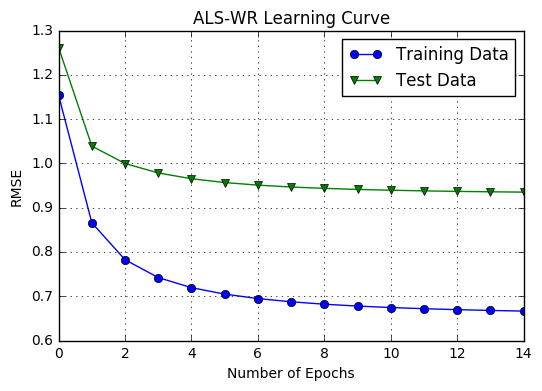

This figure's Python source:
# recommender system implementing ALS
# Timothy Pilien

import numpy as np
import pandas as pd
header = ['user_id', 'item_id', 'rating', 'timestamp']
df = pd.read_csv('./ml-100k/u.data', sep='\t', names=header)
n_users = df.user_id.unique().shape[0]
n_items = df.item_id.unique().shape[0]
print 'Users = ' + str(n_users) + ' | Movies = ' + str(n_items)

from sklearn import cross_validation as cv
train_data, test_data = cv.train_test_split(df, test_size=0.25)

train_data = pd.DataFrame(train_data)
test_data = pd.DataFrame(test_data)

R = np.zeros((n_users, n_items))
for line in train_data.itertuples():
  R[line[1]-1, line[2]-1] = line[3]

T = np.zeros((n_users, n_items))
for line in test_data.itertuples():
  T[line[1]-1, line[2]-1] = line[3]

I = R.copy()
I[I > 0] = 1
I[I == 0] = 0

I2 = T.copy()
I2[I2 > 0] = 1
I2[I2 == 0] = 0

def rmse(I, R, Q, P):
  return np.sqrt(np.sum((I * (R - np.dot(P.T, Q)))**2)/len(R[R > 0]))

lmbda = 0.1
k = 20
m, n = R.shape
n_epochs = 15

P = 3 * np.random.rand(k, m)
Q = 3 * np.random.rand(k, n)
Q[0,:] = R[R != 0].mean(axis=0)
E = np.eye(k)

train_errors = []
test_errors = []

for epoch in range(n_epochs):
  for i, Ii in enumerate(I):
    nui = np.count_nonzero(Ii)
    if (nui == 0): nui = 1

    Ai = np.dot(Q, np.dot(np.diag(Ii), Q.T)) + lmbda * nui * E
    Vi = np.dot(Q, np.dot(np.diag(Ii), R[i].T))
    P[:,i] = np.linalg.solve(Ai, Vi)
  
  for j, Ij in enumerate(I.T):
    nmj = np.count_nonzero(Ij)
    if (nmj == 0): nmj = 1

    Aj = np.dot(P, np.dot(np.diag(Ij), P.T)) + lmbda * nmj * E
    Vj = np.dot(P, np.dot(np.diag(Ij), R[:,j]))
    Q[:,j] = np.linalg.solve(Aj, Vj)

  train_rmse = rmse(I, R, Q, P)
  test_rmse = rmse(I2, T, Q, P)
  train_errors.append(train_rmse)
  test_errors.append(test_rmse)

  print "[Epoch %d/%d] train error: %f, test error: %f" \
  %(epoch+1, n_epochs, train_rmse, test_rmse)

print "Algorithm Converged"

import matplotlib.pyplot as plt
%matplotlib inline

plt.plot(range(n_epochs), train_errors, marker='o', label='Training Data')
plt.plot(range(n_epochs), test_errors, marker='v', label='Test Data')
plt.title('ALS-WR Learning Curve')
plt.xlabel('Number of Epochs')
plt.ylabel('RMSE')
plt.legend()
plt.grid()
plt.show()

R_hat = pd.DataFrame(np.dot(P.T, Q))
R = pd.DataFrame(R)

ratings = pd.DataFrame(data=R.loc[16, R.loc[16,:] > 0]).head(n=5)
ratings['Prediction'] = R_hat.loc[16, R.loc[16,:] > 0]
ratings.columns = ['Actual Rating', 'Predicted Rating']
ratings
